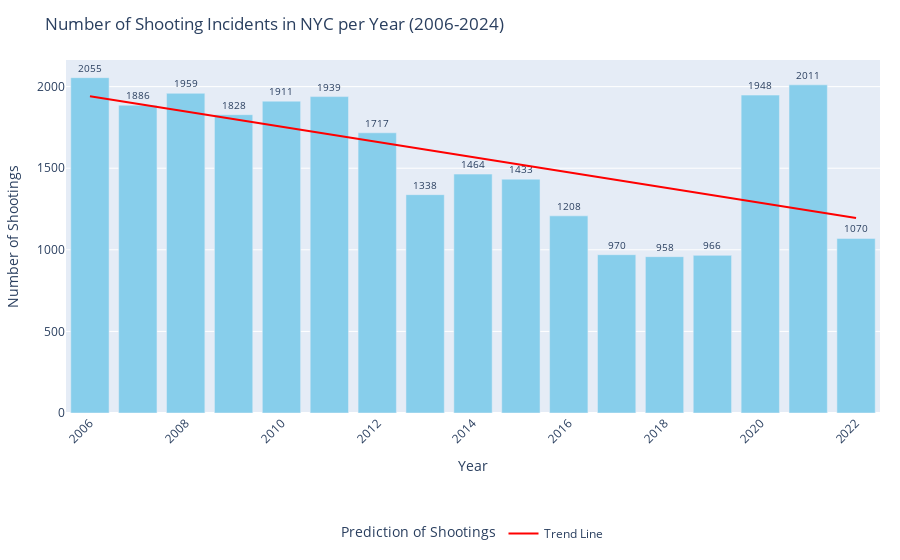

Notebook source saved alongside this figure:
### Code cell
# Group data by year and count incidents
incidents_per_year = cleaned_data.groupby('YEAR').size().reset_index(name='Incidents')

# Calculate the trend line
x = incidents_per_year['YEAR']  # Years
y = incidents_per_year['Incidents']  # Incident counts
coefficients = np.polyfit(x, y, 1)
trend_line = np.poly1d(coefficients)

# Create a DataFrame for the trend line
trend_df = pd.DataFrame({
    'YEAR': x,
    'Trend': trend_line(x)
})

# Plotting with Plotly Express
fig = px.bar(incidents_per_year, x='YEAR', y='Incidents', text='Incidents',
             labels={'YEAR': 'Year', 'Incidents': 'Number of Shootings'},
             title='Number of Shooting Incidents in NYC per Year (2006-2024)',
             color_discrete_sequence=['skyblue'])
fig.update_traces(texttemplate='%{text}', textposition='outside', textfont=dict(size=10))
fig.add_scatter(x=trend_df['YEAR'], y=trend_df['Trend'], mode='lines',
                name='Trend Line', line=dict(color='red'))

# Enhance the plot
fig.update_layout(xaxis_tickangle=-45, xaxis_title='Year',
                  yaxis_title='Number of Shootings',
                #   legend_title_text='Prediction of Shootings',
                  margin=dict(l=20, r=20, t=60, b=20),  # Reducing left, right, top, bottom margins
                  legend=dict(
                        title='Prediction of Shootings',
                        orientation='h',  # Horizontal orientation
                        x=0.5,            # Centered horizontally
                        xanchor='center', # Anchor the center to the x position
                        y=-0.3,           # Negative y value to place it below the x-axis
                        yanchor='top'     # Anchor the top of the legend to the y position
                    )
)
fig.show()

### Figure 1 — Plotly figure (JSON) as saved in the notebook; plotly's stock layout.template omitted (floating-point values rounded to 4 significant figures)
{"data": [{"alignmentgroup": "True", "hovertemplate": "Year=%{x}<br>Number of Shootings=%{text}<extra></extra>", "legendgroup": "", "marker": {"color": "skyblue", "pattern": {"shape": ""}}, "name": "", "offsetgroup": "", "orientation": "v", "showlegend": false, "text": [2055, 1886, 1959, 1828, 1911, 1939, 1717, 1338, 1464, 1433, 1208, 970, 958, 966, 1948, 2011, 1070], "textfont": {"size": 10}, "textposition": "outside", "texttemplate": "%{text}", "type": "bar", "x": [2006, 2007, 2008, 2009, 2010, 2011, 2012, 2013, 2014, 2015, 2016, 2017, 2018, 2019, 2020, 2021, 2022], "xaxis": "x", "y": [2055, 1886, 1959, 1828, 1911, 1939, 1717, 1338, 1464, 1433, 1208, 970, 958, 966, 1948, 2011, 1070], "yaxis": "y"}, {"line": {"color": "red"}, "mode": "lines", "name": "Trend Line", "type": "scatter", "x": [2006, 2007, 2008, 2009, 2010, 2011, 2012, 2013, 2014, 2015, 2016, 2017, 2018, 2019, 2020, 2021, 2022], "y": [1941.0, 1895.0, 1848.0, 1801.0, 1755.0, 1708.0, 1662.0, 1615.0, 1568.0, 1522.0, 1475.0, 1428.0, 1382.0, 1335.0, 1289.0, 1242.0, 1195.0]}], "layout": {"barmode": "relative", "legend": {"orientation": "h", "title": {"text": "Prediction of Shootings"}, "tracegroupgap": 0, "x": 0.5, "xanchor": "center", "y": -0.3, "yanchor": "top"}, "margin": {"b": 20, "l": 20, "r": 20, "t": 60}, "title": {"text": "Number of Shooting Incidents in NYC per Year (2006-2024)"}, "xaxis": {"anchor": "y", "domain": [0, 1], "tickangle": -45, "title": {"text": "Year"}}, "yaxis": {"anchor": "x", "domain": [0, 1], "title": {"text": "Number of Shootings"}}}}
